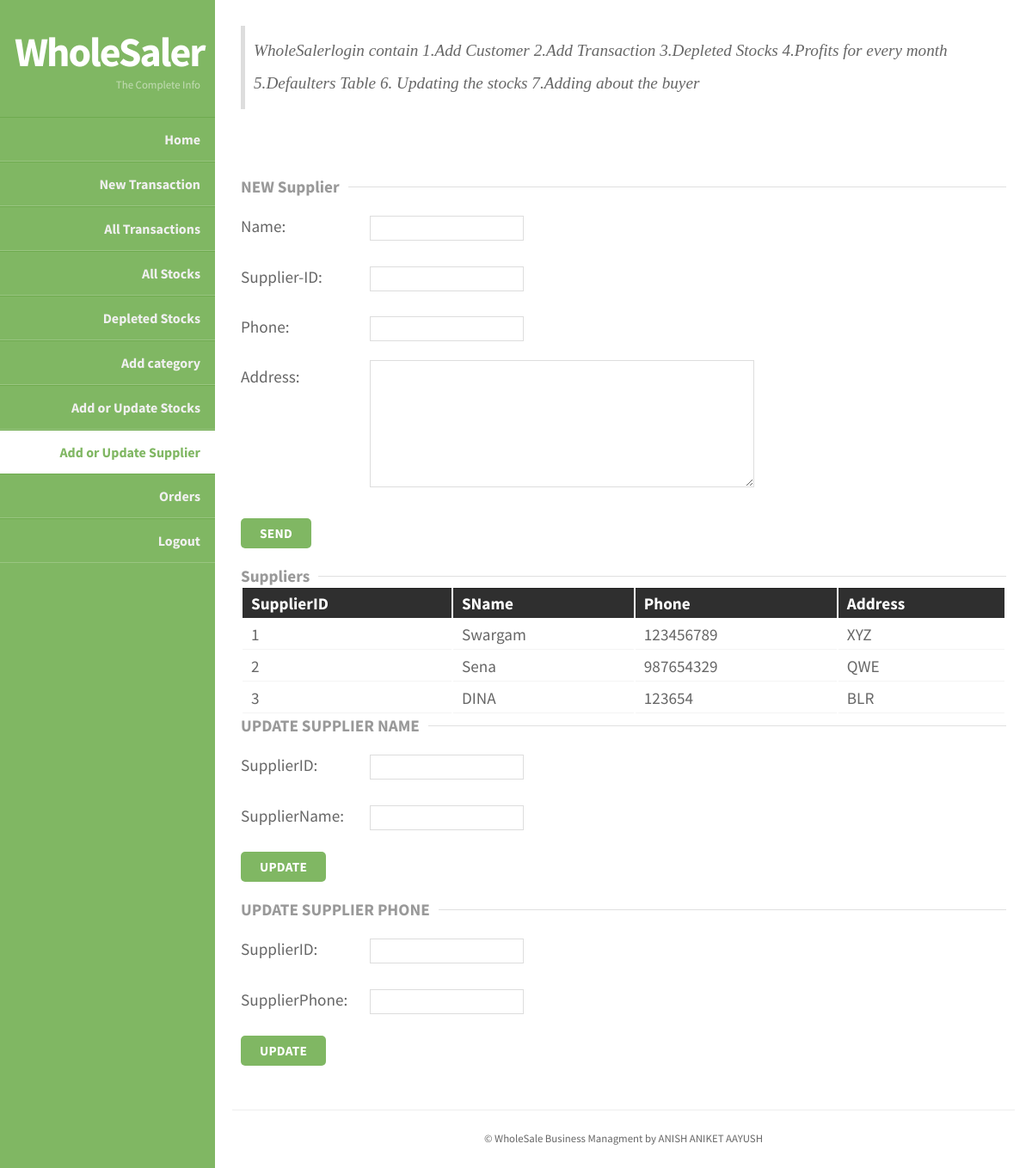
Screenshot of /wms-master/PHP_files/Add_Suppliers.php (signed in) with the database file from the repository.
### tables this page shows
CREATE TABLE `supplier_information` (
  `SupplierID` int(11) NOT NULL,
  `SName` varchar(30) NOT NULL,
  `Address` varchar(50) NOT NULL,
  `Phone` varchar(15) NOT NULL
);

### wms-master/PHP_files/Add_Suppliers.php (the view, shortened to what this page needs)
<!doctype html>
<html>
<head>
<link rel="stylesheet" href="WholeSaler/styles.css" type="text/css" />
</head>
<body>
		<section id="body" class="width">
			<aside id="sidebar" class="column-left">
			<header>
				<h1><a href="#">WholeSaler</a></h1>
				<h2>The Complete Info</h2>
			</header>
			<nav id="mainnav">
  				<ul>
                            		<li> <a href="WholeSaler-Login.php">Home</a></li>
																<li> <a href="AddTransaction.php">New Transaction</a></li>
																<li> <a href="AllTransactions.php">All Transactions</a></li>
                                <li> <a href="AllStocks.php">All Stocks</a></li>
																<li><a href="Depleted_Stock.php">Depleted Stocks</a></li>
                                <li> <a href="AddCategory.php">Add category</a></li>
                            		<li> <a href="Update_Stocks.php">Add or Update Stocks</a></li>
                            		<li class="selected-item"> <a href="Add_Suppliers.php">Add or Update Supplier</a></li>
																<li><a href="Bills.php">Orders</a></li>
																<li> <a href="Logout.php">Logout</a></li>
          </ul>
			</nav>
			</aside>
		<section id="content" class="column-right">
	    <article>
		<blockquote><p>WholeSalerlogin contain 1.Add Customer 2.Add Transaction 3.Depleted Stocks 4.Profits for every month 5.Defaulters Table 6. Updating the stocks 7.Adding about the buyer</p></blockquote>
		<p>&nbsp;</p>
		<fieldset>
				<legend><strong>NEW Supplier</strong></legend>
					<form action="Add_Supplier.php" method="Post">
						<p><label for="Name">Name:</label>
						<input name="Name" id="Name" required></input><br /></p>
						<p><label for="IndustryID">Supplier-ID:</label>
						<input type="integer" name="IndustryID" id="IndustryID" value="" required/><br /></p>
						<p><label for="Phone">Phone:</label>
						<input type="text" name="Phone" id="Phone" value=""  required/><br /></p>
						<p><label for="Address">Address:</label>
						<textarea cols="60" rows="8" name="Address" id="Address"></textarea><br /></p>
						<p><input type="submit" name="send" class="formbutton" value="Send" /></p>
					</form>
		</fieldset>
  <fieldset>
      <legend><strong>Suppliers</strong></legend>
      <table>
        <tr>
          <th>SupplierID</th>
          <th>SName</th>
          <th>Phone</th>
          <th>Address</th>
        </tr>
        <?php
          $conn = mysqli_connect("localhost","root","","WholeSale_Management");
          $sql = "SELECT * FROM supplier_information ";
          $result = mysqli_query($conn,$sql) or die ("Error in query: $sql. ".mysql_error($conn));
          $row = mysqli_fetch_assoc($result);
          do { ?>
        <tr>
          <td><?php echo $row['SupplierID']; ?></td>
          <td><?php echo $row['SName']; ?></td>
          <td><?php echo $row['Phone']; ?></td>
          <td><?php echo $row['Address']; ?></td>
        </tr>
        <?php } while($row = mysqli_fetch_assoc($result)) ?>
      </table>
  </fieldset>
  <fieldset>
      <legend><strong>UPDATE SUPPLIER NAME</strong></legend>
        <form action="Add_Suppliers.php" method="POST">
          <p><label for="SupplierID1">SupplierID:</label>
          <input type="integer" name="SupplierID1" id="SupplierID1" value=""  required/><br /></p>
          <p><label for="SupName">SupplierName:</label>
          <input type="integer" name="SupName" id="SupName" value="" required /><br /></p>
          <p><input type="submit" name="UpdateSup" class="formbutton" value="Update" /></p>
    </form>
</fieldset>
<fieldset>
    <legend><strong>UPDATE SUPPLIER PHONE</strong></legend>
      <form action="Add_Suppliers.php" method="POST">
        <p><label for="SupplierID2">SupplierID:</label>
        <input type="integer" name="SupplierID2" id="SupplierID2" value=""  required/><br /></p>
        <p><label for="SupNamePh">SupplierPhone:</label>
        <input type="integer" name="SupNamePh" id="SupNamePh" value="" required /><br /></p>
        <p><input type="submit" name="UpdateSupPh" class="formbutton" value="Update" /></p>
  </form>
</fieldset>
		</article>
			<footer class="clear">
				<p>&copy; WholeSale Business Managment by ANISH ANIKET AAYUSH</p>
			</footer>
		</section>
	</section>
</body>
</html>

### wms-master/PHP_files/WholeSaler/styles.css (style rules this page uses)
body { margin:0px auto; padding:0; background: #222; font-family: "Source Sans Pro","sans-serif"; font-size: 1.0em; color:#666; }
* { margin:0; padding:0; }
table { width:100%; text-align:left; }
th, td { padding:5px 10px; }
th { color:#fff; border-top:1px solid #222; background-color:#2F2F2F; }
td { border-bottom:1px solid #f4f4f4; }
code, blockquote { display:block; border-left:5px solid #ddd; padding:10px; margin-bottom:20px; }
blockquote p { font-style:italic; font-family:Georgia, "Times New Roman", Times, serif; margin:0; height: 1%; }
p { line-height:2.0em; margin-bottom:20px; }
a { color:#6FAB4F; }
fieldset { display:block; border:none; border-top:1px solid #e0e0e0; }
fieldset legend { font-weight:bold; padding-right:10px; color:#999; }
fieldset form { padding-top:15px; }
fieldset p label { float:left; width:150px; font-family: "Source Sans Pro","sans-serif"; }
fieldset form input, fieldset form select, fieldset form textarea { padding:5px; color:#333333; font-size:13px; font-family: "Source Sans Pro","sans-serif"; border:1px solid #ddd; }
fieldset form input.formbutton { border:none; background-color: #80B763; border-radius: 5px; color: #FFFFFF; display: inline-block; font-weight: bold; padding: 8px 22px; font-size: 0.8em; letter-spacing: 0.25px; text-decoration: none; text-transform: uppercase; }
h1 { font-size:2.0em; }
h2 { color:#2f2f2f; font-size:1.8em; font-weight:bold; padding:0 0 5px; margin:0; }
ul, ol { margin:0 0 35px 35px; }
li { padding-bottom:5px; }
.width { width:auto; margin: 0 auto; }
header { padding:30px 17px 30px; margin:0 auto; }
header h1 { text-align: right; }
header h1 a, header h1 a:hover, header h1 a:visited { color: #fff; font-size: 1.5em; text-decoration: none; letter-spacing:-2px; }
header h2 { color:#C4DDB6; text-align: right; font-size: 0.8em; font-weight: normal; padding-bottom:0; letter-spacing:0; }
section#body { padding: 0; background: #80B763; }
section#content { margin-left: 250px; padding: 20px; background-color: #fff; }
.column-left { float:left; }
.column-right { float:right; }
aside#sidebar { width:250px; position: fixed; }
nav#mainnav ul { padding: 0; margin: 0; list-style: none; }
nav#mainnav li { padding:0; border-bottom: 1px solid #99C581; border-top: 1px solid #6FAB4F; }
nav#mainnav li.selected-item { border-bottom:none; }
nav#mainnav li.selected-item a, nav#mainnav li.selected-item a:hover { color:#80B763; font-weight:bold; background: #fff; }
nav#mainnav li a { color: #f0f0f0; display: block; padding: 15px 17px; text-align: right; font-weight: bold; text-decoration: none; }
article { padding: 10px 10px 30px; font-size: 1.2em; border-bottom: 1px solid #eee; }
footer { padding:20px 0px; }
footer p { color:#666; margin:0; font-size:0.8em; text-align: center; }
.clear:after { display: block; clear: both; visibility: hidden; line-height: 0; height: 0; }
.clear { clear: both; display: inline-block; }
.clear { display: block; }

### rows the page displays
supplier_information: SupplierID "1", SName "Swargam", Phone "123456789", Address "XYZ"
supplier_information: SupplierID "2", SName "Sena", Phone "987654329", Address "QWE"
supplier_information: SupplierID "3", SName "DINA", Phone "123654", Address "BLR"
